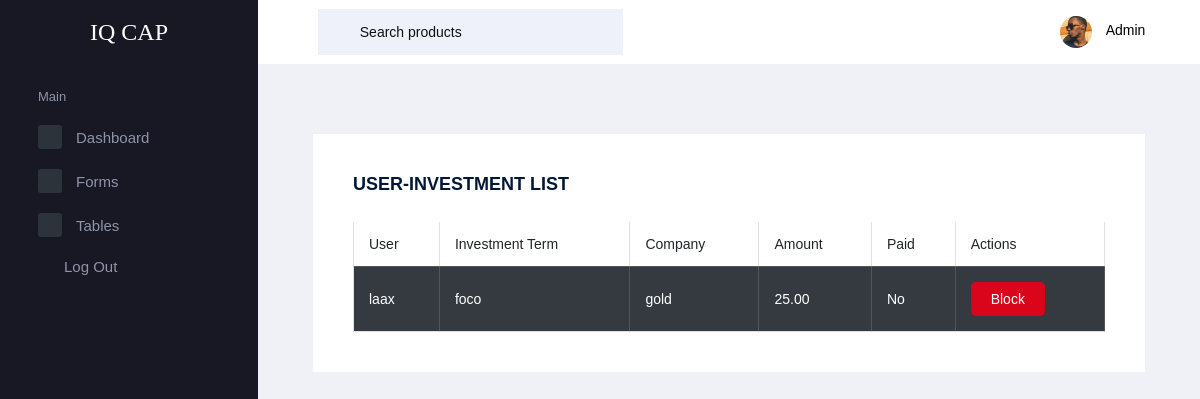
Page /investment_list/ (signed in) on the committed database.
### appback/models.py (models this page shows, shortened)
class Investment(models.Model):
    user = models.ForeignKey(User, on_delete=models.CASCADE)
    investment_term = models.ForeignKey(InvestmentTerm, on_delete=models.CASCADE)
    company = models.ForeignKey(Company, on_delete=models.SET_NULL, null=True, blank=True)
    amount = models.DecimalField(max_digits=10, decimal_places=2)
    paid = models.BooleanField(default=False)  # Field to mark if the investment is paid

class InvestmentTerm(models.Model):
    title = models.CharField(max_length=255)
    short_title = models.CharField(max_length=100,null=True,blank=True)
    description = models.TextField()
    minimum_investment = models.DecimalField(max_digits=10, decimal_places=2)
    duration = models.CharField(max_length=255)
    returns = models.CharField(max_length=255)
    deliverables = models.CharField(max_length=255)
    video=models.URLField(max_length=200,null=True,blank=True)

class Company(models.Model):
    name = models.CharField(max_length=255)
    logo = models.ImageField(upload_to='logos/')
    description = models.TextField()
    bussiness_model = models.CharField(max_length=255)
    revenue_model = models.CharField(max_length=255,null=True,blank=True)
    industry = models.CharField(max_length=255,null=True,blank=True)
    duration = models.CharField(max_length=255)
    business_stage = models.CharField(max_length=255)
    hq = models.CharField(max_length=255,null=True,blank=True)
    year_founded=models.IntegerField(null=True,blank=True)
    percentage = models.CharField(max_length=255)
    investment_term = models.ForeignKey(InvestmentTerm, related_name='companies', on_delete=models.CASCADE)
    brochureUrl=models.URLField(max_length=255,null=True,blank=True)

### userapp/models.py (models this page shows)
class User(models.Model):
    mobile_number = models.CharField(max_length=15, unique=True,null=True, blank=True)
    uid = models.CharField(max_length=128, unique=True, null=True, blank=True)  # Add uid field for Firebase uid
    name = models.CharField(max_length=100, blank=True, null=True)
    date_of_birth = models.DateField(blank=True, null=True)
    email = models.EmailField(blank=True, null=True)
    gender = models.CharField(max_length=10, blank=True, null=True)
    billing_address = models.TextField(blank=True,null=True)
    address = models.TextField(blank=True, null=True)  # Add the address field
    pan_card = models.CharField(max_length=10, blank=True, null=True)
    profile_image = models.CharField(max_length=500, blank=True, null=True)
    is_mobile_verified = models.BooleanField(default=False)
    is_active = models.BooleanField(default=True)
    is_staff = models.BooleanField(default=False)
    is_superuser = models.BooleanField(default=False)  # Ensure this field is present

### adminapp/views.py (the view)
    def _wrapped_view_func(request, *args, **kwargs):
        if 'admin_id' not in request.session:
            return redirect('adminapp:login')
        return view_func(request, *args, **kwargs)

### adminapp/views.py (called while the page is built)
def admin_required(view_func):
    def _wrapped_view_func(request, *args, **kwargs):
        if 'admin_id' not in request.session:
            return redirect('adminapp:login')
        return view_func(request, *args, **kwargs)
    return _wrapped_view_func

@admin_required
def investment_list(request):
    investments = Investment.objects.all()
    return render(request, 'usertable.html', {'investments': investments})

### adminapp/templates/usertable.html (shortened to what this page needs)
<!DOCTYPE html>
<html lang="en">
<head>
    <link rel="stylesheet" href="/static/assets/vendors/mdi/css/materialdesignicons.min.css">
    <link rel="stylesheet" href="/static/assets/vendors/flag-icon-css/css/flag-icon.min.css">
    <link rel="stylesheet" href="/static/assets/vendors/css/vendor.bundle.base.css">
    <link rel="stylesheet" href="/static/assets/css/style.css">
</head>
<body>
    <div class="container-scroller">
        <nav class="navbar default-layout-navbar col-lg-12 col-12 p-0 fixed-top d-flex flex-row">
            <div class="text-center navbar-brand-wrapper d-flex align-items-center justify-content-center">
                <a class="navbar-brand brand-logo " href="#"
                    style="color: white; font-family:Georgia, 'Times New Roman', Times, serif;">IQ CAP</a>
            </div>
            <div class="navbar-menu-wrapper d-flex align-items-stretch">
                <button class="navbar-toggler navbar-toggler align-self-center" type="button" data-toggle="minimize">
                    <span class="mdi mdi-menu"></span>
                </button>
                <div class="search-field d-none d-xl-block">
                    <form class="d-flex align-items-center h-100" action="#">
                        <div class="input-group">
                            <div class="input-group-prepend bg-transparent">
                                <i class="input-group-text border-0 mdi mdi-magnify"></i>
                            </div>
                            <input type="text" class="form-control bg-transparent border-0"
                                placeholder="Search products">
                        </div>
                    </form>
                </div>
                <ul class="navbar-nav navbar-nav-right">
                    <li class="nav-item nav-profile dropdown">
                        <a class="nav-link dropdown-toggle" id="profileDropdown" href="#" data-toggle="dropdown"
                            aria-expanded="false">
                            <div class="nav-profile-img">
                                <img src="/static/assets/images/faces/face25.jpg" alt="image">
                            </div>
                            <div class="nav-profile-text">
                                <p class="mb-1 text-black">Admin</p>
                            </div>
                        </a>
                    </li>
                </ul>
            </div>
        </nav>
        <div class="container-fluid page-body-wrapper">
            <nav class="sidebar sidebar-offcanvas" id="sidebar">
                <ul class="nav">
                    <li class="nav-item nav-category">Main</li>
                    <li class="nav-item">
                        <a class="nav-link" href="{% url 'adminapp:index' %}">
                            <span class="icon-bg"><i class="mdi mdi-cube menu-icon"></i></span>
                            <span class="menu-title">Dashboard</span>
                        </a>
                    </li>
                    <li class="nav-item">
                        <a class="nav-link" data-toggle="collapse" href="#ui-basic" aria-expanded="false"
                            aria-controls="ui-basic">
                            <span class="icon-bg"><i class="mdi mdi-crosshairs-gps menu-icon"></i></span>
                            <span class="menu-title">Forms</span>
                            <i class="menu-arrow"></i>
                        </a>
                    </li>
                    <li class="nav-item">
                        <a class="nav-link" data-toggle="collapse" href="#tables" aria-expanded="false"
                            aria-controls="tables">
                            <span class="icon-bg"><i class="mdi mdi-table-large menu-icon"></i></span>
                            <span class="menu-title">Tables</span>
                            <i class="menu-arrow"></i>
                        </a>
                    </li>
                    <li class="nav-item sidebar-user-actions">
                        <div class="sidebar-user-menu">
                            <a href="{% url 'adminapp:logout' %}" class="nav-link"><i class="mdi mdi-logout menu-icon"></i>
                                <span class="menu-title">Log Out</span></a>
                        </div>
                    </li>
                </ul>
            </nav>
            <div class="main-panel">
                <div class="content-wrapper">
                    <div class="col-lg-12 stretch-card">
                        <div class="card">
                            <div class="card-body">
                                <h4 class="card-title">USER-INVESTMENT LIST</h4>
                                <div class="table-responsive">
                                    <table class="table table-bordered table-striped">
                                        <thead>
                                            <tr>
                                                <th>User</th>
                                                <th>Investment Term</th>
                                                <th>Company</th>
                                                <th>Amount</th>
                                                <th>Paid</th>
                                                <th>Actions</th>
                                            </tr>
                                        </thead>
                                        <tbody>
                                            {% for investment in investments %}
                                            <tr>
                                                <td class="table-dark" >{{ investment.user.name }}</td>
                                                <td class="table-dark" >{{ investment.investment_term.title }}</td>
                                                <td class="table-dark" >{{ investment.company.name }}</td>
                                                <td class="table-dark" >{{ investment.amount }}</td>
                                                <td class="table-dark" >{{ investment.paid|yesno:"Yes,No" }}</td>
                                                <td class="table-dark" >
                                                    {% if investment.user.is_blocked %}
                                                    <form action="{% url 'adminapp:unblock_user' investment.user.id %}"
                                                        method="POST">
                                                        {% csrf_token %}
                                                        <button type="submit"
                                                            style="background-color: #09cd89; color: white; padding: 10px 20px; border: none; border-radius: 5px; cursor: pointer;">
                                                            Unblock
                                                        </button>
                                                    </form>
                                                    {% else %}
                                                    <form action="{% url 'adminapp:block_user' investment.user.id %}"
                                                        method="POST">
                                                        <button type="submit"
                                                            style="background-color: #da051a; color: white; padding: 10px 20px; border: none; border-radius: 5px; cursor: pointer;">
                                                            Block
                                                        </button>
                                                    </form>
                                                    {% endif %}
                                                </td>
                                            </tr>
                                            {% endfor %}
                                        </tbody>
                                    </table>
                                </div>
                            </div>
                        </div>
                    </div>
                </div>
            </div>
        </div>
    </div>
</body>
</html>

### rows in the picture
Investment: user.name "laax", investment_term "foco", company.name "gold", amount "25.00", paid "No", shows "Block"
